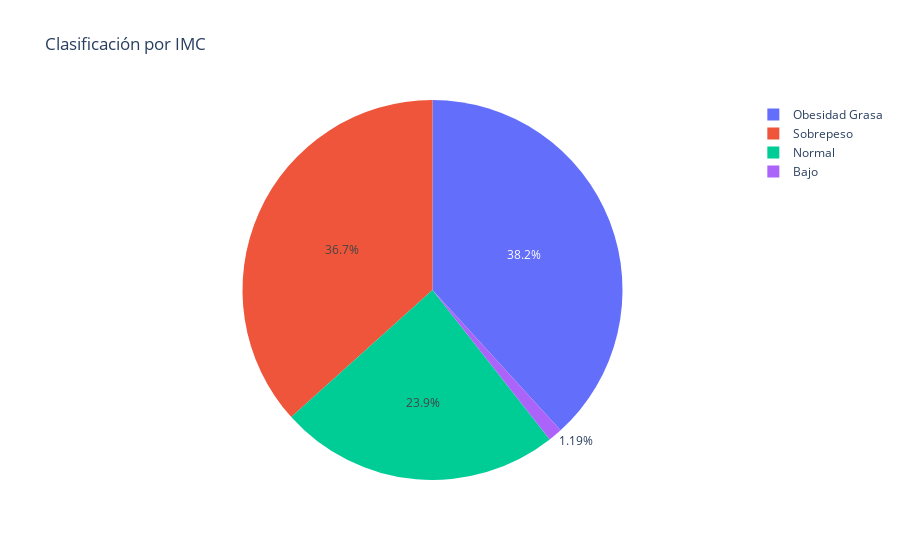

This figure's notebook cell:
### Code cell
# Clasificación por peso de los usuarios
attrition_counts = df_final['ClasificaciÃ³n IMC'].value_counts()

# Crear el gráfico de torta
fig = px.pie(values = attrition_counts, names = attrition_counts.index, title = 'Clasificación por IMC')
fig.show()

### Figure 1 — Plotly figure (JSON) as saved in the notebook; plotly's stock layout.template omitted (floating-point values rounded to 4 significant figures)
{"data": [{"domain": {"x": [0, 1], "y": [0, 1]}, "hovertemplate": "label=%{label}<br>value=%{value}<extra></extra>", "labels": ["Obesidad Grasa", "Sobrepeso", "Normal", "Bajo"], "legendgroup": "", "name": "", "showlegend": true, "type": "pie", "values": [11598, 11121, 7258, 361]}], "layout": {"legend": {"tracegroupgap": 0}, "title": {"text": "Clasificación por IMC"}}}
